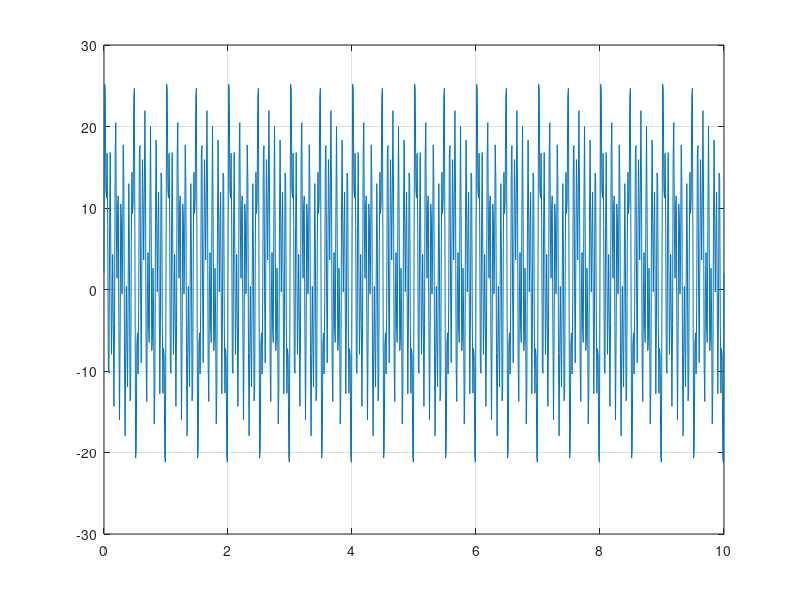
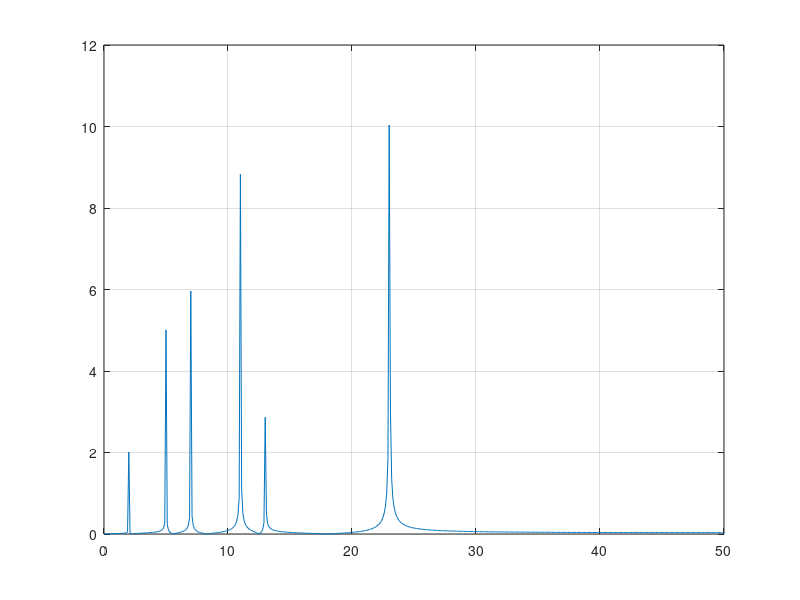

Here is the MATLAB script that generated these plots, in order:

%% Prepare parameters to create test signal

f = [2 5 13 11 7 23];	% frequencies (Hz)
A = [2 5 3   9 6 11];	% Amplitudes

w = 2*pi*f;	%	Radial frequencies omega = 2*pi*f

%% Create and plot test signal based on parameters above

t = 0: 0.01: 10; 	%	10 seconds, sampled at 100Hz. => Nyquist freq = 50Hz.

for k = 1: length(f)
	xx(:,k) = A(k)*sin(w(k)*t);		%	Create each individual signal component
end

x = zeros(size(xx,1),1);			%	Variable for combined signal
for k = 1: size(xx,2)

	x(:,1) = x(:,1) + xx(:,k);		%	Add each component to combined signal.
end

x = x + 2;	%	Add bias

fH1 = figure; plot(t,x); grid on;

%% Perform FFT and plot based on created signal

NN = length(x); TT = t(end)-t(1);f0=1/TT;
freq = 0:f0:(NN-1)*f0;

datavg = mean(x);					%	Remove bias
x = x - datavg;

dat(:,1) = freq;
dat(:,2) = abs(fft(x))*2/NN;		%	Actual FFT function call. 2/NN is the scaling factor to get the amplitude right.

dat1(:,1) = dat(1:ceil(length(dat)/2),1);	%	Remove everything above Nyquist Frequency (half of max frequency)
dat1(:,2) = dat(1:ceil(length(dat)/2),2);

fH2 = figure; plot(dat1(:,1),dat1(:,2));
grid on;

%%

freqList = f';
ampList = A';

%%

clear f A w t k xx x
clear NN TT f0 freq datavg dat dat1